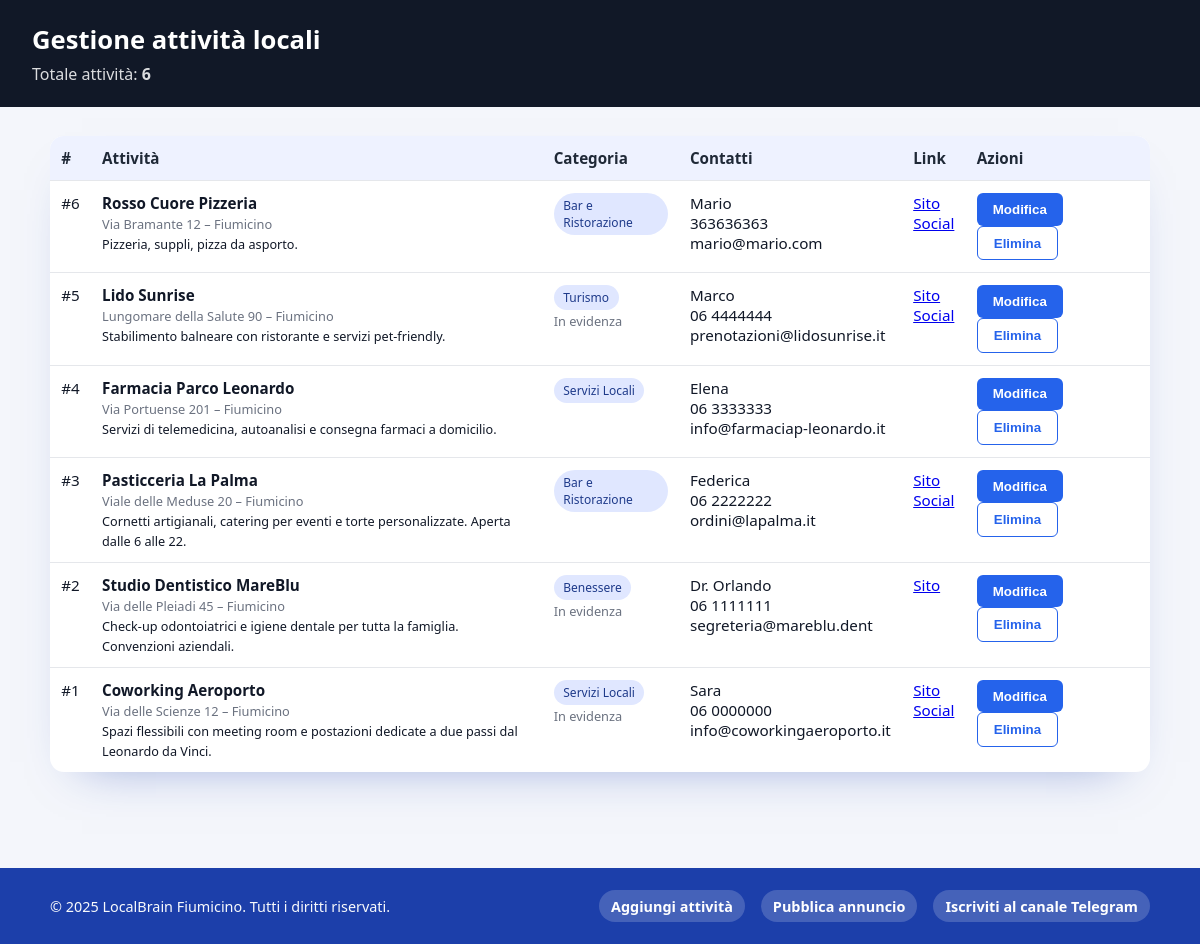
The page /admin/businesses on the database its author committed.
### app/models.py (models this page shows)
class LocalBusiness(Base):
    __tablename__ = "local_businesses"
    id: Mapped[int] = mapped_column(Integer, primary_key=True, autoincrement=True)
    name: Mapped[str] = mapped_column(String(200))
    description: Mapped[str] = mapped_column(Text, default="")
    category: Mapped[str] = mapped_column(String(100), default="servizi")
    address: Mapped[str] = mapped_column(String(200), default="")
    city: Mapped[str] = mapped_column(String(100), default="Fiumicino")
    contact_name: Mapped[str] = mapped_column(String(120), default="")
    contact_phone: Mapped[str] = mapped_column(String(80), default="")
    contact_email: Mapped[str] = mapped_column(String(120), default="")
    website: Mapped[str] = mapped_column(String(200), default="")
    social_link: Mapped[str] = mapped_column(String(200), default="")
    image_url: Mapped[str] = mapped_column(String(500), default="")
    highlighted: Mapped[bool] = mapped_column(Boolean, default=False)
    created_at: Mapped[datetime] = mapped_column(DateTime, default=datetime.utcnow, nullable=False)

### app/main.py (the view)
@app.get("/admin/businesses", response_class=HTMLResponse)
def admin_businesses(
    request: Request,
    token: str | None = Query(None),
    db: Session = Depends(get_db)
):
    env_token = os.getenv("ADMIN_TOKEN", "")
    requires_token = bool(env_token)
    if requires_token:
        _check_admin(token, env_token)
    else:
        token = ""
    businesses = db.query(LocalBusiness).order_by(LocalBusiness.created_at.desc()).all()
    return templates.TemplateResponse(
        "admin_businesses.html",
        {
            "request": request,
            "requires_token": requires_token,
            "admin_token": token or "",
            "businesses": [_serialize_business(b) for b in businesses],
            "categories": BUSINESS_CATEGORIES,
            "categories_map": dict(BUSINESS_CATEGORIES),
        }
    )

### app/templates/admin_businesses.html (shortened to what this page needs)
<!DOCTYPE html>
<html lang="it">
<head>
</head>
<body>
  <header>
    <h1>Gestione attività locali</h1>
    <p>Totale attività: <strong>{{ businesses|length }}</strong></p>
  </header>
  <main>
    <div class="table-wrapper">
      {% if businesses %}
      <table>
        <thead>
          <tr>
            <th>#</th>
            <th>Attività</th>
            <th>Categoria</th>
            <th>Contatti</th>
            <th>Link</th>
            <th>Azioni</th>
          </tr>
        </thead>
        <tbody>
          {% for biz in businesses %}
          <tr data-id="{{ biz.id }}">
            <td>#{{ biz.id }}</td>
            <td>
              <strong>{{ biz.name }}</strong><br>
              <span class="status-label">{{ biz.address }} – {{ biz.city }}</span><br>
              <small>{{ biz.description[:140] }}{% if biz.description|length > 140 %}…{% endif %}</small>
            </td>
            <td><span class="badge">{{ categories_map.get(biz.category, biz.category) }}</span>{% if biz.highlighted %}<br><span class="status-label">In evidenza</span>{% endif %}</td>
            <td>
              {{ biz.contact_name }}<br>
              {{ biz.contact_phone }}<br>
              {{ biz.contact_email }}
            </td>
            <td>
              {% if biz.website %}<a href="{{ biz.website }}" target="_blank">Sito</a><br>{% endif %}
              {% if biz.social_link %}<a href="{{ biz.social_link }}" target="_blank">Social</a>{% endif %}
            </td>
            <td class="actions">
              <button class="primary" data-action="edit"
                data-payload='{{ biz | tojson }}'>Modifica</button>
              <button class="outline" data-action="delete" data-id="{{ biz.id }}">Elimina</button>
            </td>
          </tr>
          {% endfor %}
        </tbody>
      </table>
      {% else %}
        <div class="empty">Nessuna attività registrata</div>
      {% endif %}
    </div>
  </main>
  <footer class="global-footer">
    <div class="footer-inner">
      <span>© 2025 LocalBrain Fiumicino. Tutti i diritti riservati.</span>
      <nav>
        <a href="/businesses/new">Aggiungi attività</a>
        <a href="/offers/new">Pubblica annuncio</a>
        <a href="https://t.me/localbrain_fiumicino_bot" target="_blank" rel="noopener noreferrer">Iscriviti al canale Telegram</a>
      </nav>
    </div>
  </footer>
</body>
</html>

### app/templates/admin_businesses.html (style rules this page uses)
body { font-family: system-ui, -apple-system, BlinkMacSystemFont, "Segoe UI", sans-serif; background:#f4f6fb; margin:0; color:#111827; }
header { background:#111827; color:#fff; padding:1.4rem 2rem; }
header h1 { margin:0; font-size:1.6rem; }
header p { margin:.35rem 0 0; opacity:.85; }
main { max-width:1100px; margin:0 auto; padding:1.8rem 2rem 3rem; }
button { padding:.55rem 1rem; border-radius:6px; border:none; cursor:pointer; font-weight:600; }
button.primary { background:#2563eb; color:#fff; }
button.outline { background:transparent; color:#2563eb; border:1px solid #2563eb; }
table { width:100%; border-collapse:collapse; background:#fff; border-radius:14px; overflow:hidden; box-shadow:0 22px 48px -32px rgba(30, 64, 175, 0.5); }
th, td { padding:.75rem .7rem; border-bottom:1px solid #e5e7eb; text-align:left; font-size:.95rem; vertical-align:top; }
th { background:#eef2ff; font-weight:600; color:#1f2937; }
tr:last-child td { border-bottom:none; }
.badge { display:inline-flex; padding:.25rem .6rem; border-radius:999px; background:#e0e7ff; color:#1e3a8a; font-size:.75rem; }
.actions button { margin-right:.35rem; }
.status-label { font-size:.8rem; color:#6b7280; }
.global-footer { background:#1c3faa; color:#f8fafc; padding:1.4rem 2rem; margin-top:3rem; }
.global-footer .footer-inner { max-width:1100px; margin:0 auto; display:flex; flex-wrap:wrap; gap:1rem; align-items:center; justify-content:space-between; font-size:0.9rem; }
.global-footer nav { display:flex; gap:1rem; flex-wrap:wrap; }
.global-footer nav a { color:#ffffff; text-decoration:none; font-weight:600; background:rgba(255,255,255,0.18); padding:0.4rem 0.75rem; border-radius:999px; }

### rows shown on the page
LocalBusiness: id "6", name "Rosso Cuore Pizzeria", address "Via Bramante 12", city "Fiumicino", description "Pizzeria, suppli, pizza da asporto.", get "Bar e Ristorazione", contact_name "Mario", contact_phone "363636363", contact_email "mario@mario.com"
LocalBusiness: id "5", name "Lido Sunrise", address "Lungomare della Salute 90", city "Fiumicino", description "Stabilimento balneare con ristorante e servizi pet-friendly.", get "Turismo", shows "In evidenza", contact_name "Marco", contact_phone "06 4444444", contact_email "prenotazioni@lidosunrise.it"
LocalBusiness: id "4", name "Farmacia Parco Leonardo", address "Via Portuense 201", city "Fiumicino", description "Servizi di telemedicina, autoanalisi e consegna farmaci a domicilio.", get "Servizi Locali", contact_name "Elena", contact_phone "06 3333333", contact_email "info@farmaciap-leonardo.it"
LocalBusiness: id "3", name "Pasticceria La Palma", address "Viale delle Meduse 20", city "Fiumicino", description "Cornetti artigianali, catering per eventi e torte personalizzate. Aperta dalle 6 alle 22.", get "Bar e Ristorazione", contact_name "Federica", contact_phone "06 2222222", contact_email "ordini@lapalma.it"
LocalBusiness: id "2", name "Studio Dentistico MareBlu", address "Via delle Pleiadi 45", city "Fiumicino", description "Check-up odontoiatrici e igiene dentale per tutta la famiglia. Convenzioni aziendali.", get "Benessere", shows "In evidenza", contact_name "Dr. Orlando", contact_phone "06 1111111", contact_email "segreteria@mareblu.dent"
LocalBusiness: id "1", name "Coworking Aeroporto", address "Via delle Scienze 12", city "Fiumicino", description "Spazi flessibili con meeting room e postazioni dedicate a due passi dal Leonardo da Vinci.", get "Servizi Locali", shows "In evidenza", contact_name "Sara", contact_phone "06 0000000", contact_email "info@coworkingaeroporto.it"

### other values the page prints
{{ businesses|length }} "6"
